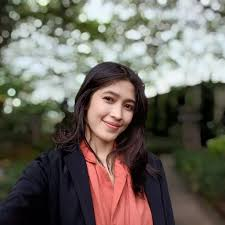
#> input picture ROBOTIC/Materi/Open CV/src/foto.jpeg, 225 x 225 px, given in place of the camera
$ python save_value.py
#> lines starting #> are read from the running program, lines starting #| are printed output that depends on the picture; after the words box and inside, x2 and y2 are one past the last pixel; in counts of white or black regions, pixels touching at a corner belong together
import cv2
import numpy as np

def callback():
    pass

def init_trackbars():
    cv2.namedWindow('BGR Trackbars')
    cv2.createTrackbar('LB', 'BGR Trackbars', 0, 255, callback)
#> slider 'LB' is set to 51
    cv2.createTrackbar('LG', 'BGR Trackbars', 0, 255, callback)
#> slider 'LG' is set to 51
    cv2.createTrackbar('LR', 'BGR Trackbars', 0, 255, callback)
#> slider 'LR' is set to 51

    cv2.createTrackbar('UB', 'BGR Trackbars', 255, 255, callback)
    cv2.createTrackbar('UG', 'BGR Trackbars', 255, 255, callback)
    cv2.createTrackbar('UR', 'BGR Trackbars', 255, 255, callback)

def get_lower_hsv():
    lower_hue = cv2.getTrackbarPos('LB', 'BGR Trackbars')
    lower_sat = cv2.getTrackbarPos('LG', 'BGR Trackbars')
    lower_val = cv2.getTrackbarPos('LR', 'BGR Trackbars')
    return(lower_hue, lower_sat, lower_val)

def get_upper_hsv():
    upper_hue = cv2.getTrackbarPos('UB', 'BGR Trackbars')
    upper_sat = cv2.getTrackbarPos('UG', 'BGR Trackbars')
    upper_val = cv2.getTrackbarPos('UR', 'BGR Trackbars')
    return(upper_hue, upper_sat, upper_val)

def main(video):
    init_trackbars()
    while True:
        ret, frame = video.read()
#> frame is the input picture: shape (225, 225, 3); mean B, G, R 93.9, 102.1, 107.8
        # hsv = cv2.cvtColor(frame, cv2.COLOR_BGR2RGB)
        low = get_lower_hsv()
        high = get_upper_hsv()
        thresh = cv2.inRange(frame, low, high) #membuat mask berdasarakan rentang waktu
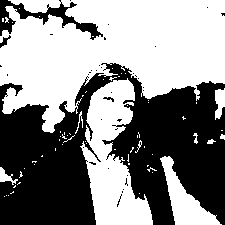
#> thresh: shape (225, 225); 54.3% white; 36 black regions (32 under 20 px), largest, box (x1, y1, x2, y2) and area: (0, 63, 225, 225) 21852, (0, 0, 103, 40) 1110, (0, 35, 11, 48) 53, (103, 97, 114, 102) 26
        kernel = cv2.getStructuringElement(cv2.MORPH_ELLIPSE, (5, 5))
        thresh = cv2.morphologyEx(thresh, cv2.MORPH_OPEN, kernel)  # melakukan operasi morfologi (open) untuk menghilangkan noise
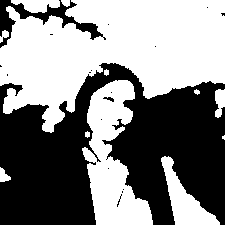
#> thresh: shape (225, 225); 52.5% white; 18 black regions (15 under 20 px)

        lower = np.array(low)
        higher = np.array(high)
        np.save('green_low.npy', lower)
        np.save('green_high.npy', higher)

        contour, _ = cv2.findContours(thresh, cv2.RETR_EXTERNAL, cv2.CHAIN_APPROX_SIMPLE) # menemukan contour pada gambar biner
#> contour = 12 contours, 4 with area under 20; largest, box (x1, y1, x2, y2) and area: (0, 0, 225, 133) 18226, (82, 80, 153, 225) 5218, (161, 156, 220, 225) 1422, (11, 0, 60, 13) 363, (215, 89, 225, 118) 185, (0, 167, 11, 182) 80, (0, 30, 9, 43) 44, (61, 0, 70, 7) 36
        # print(f"contour {contour}")
        if contour: #mengecek
            largest_contour = max(contour, key=cv2.contourArea)
#> largest_contour = contour of 454 points, box (x1, y1, x2, y2) (0, 0, 225, 133), area 18226

            # membuat kotak
            x, y, w, h = cv2.boundingRect(largest_contour)
#> x = 0; y = 0; w = 225; h = 133
            cv2.rectangle(frame, (x, y), (w+x, h+y), (255, 0, 0), 2) # menggambar kotak di frame
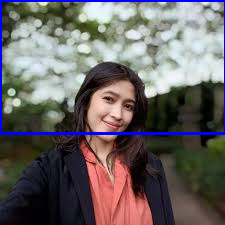
#> frame: shape (225, 225, 3); 2.99% of pixels changed, all inside (x1, y1, x2, y2) = (0, 0, 225, 135)

        # cv2.imshow("hsv", thresh) #menampilkan mask berdasarkan warna
        cv2.imshow("thresh", thresh) # menampilkan hasil mierfologi
        cv2.imshow("frame", frame) # menampilkan frame asli dengan kotak pembatas

        if cv2.waitKey(1) & 0xFF == ord('q'):
#> (key q is pressed here)
            break

if __name__ == '__main__':
    cam = cv2.VideoCapture(0)
    main(cam)

#   PR = jingga
